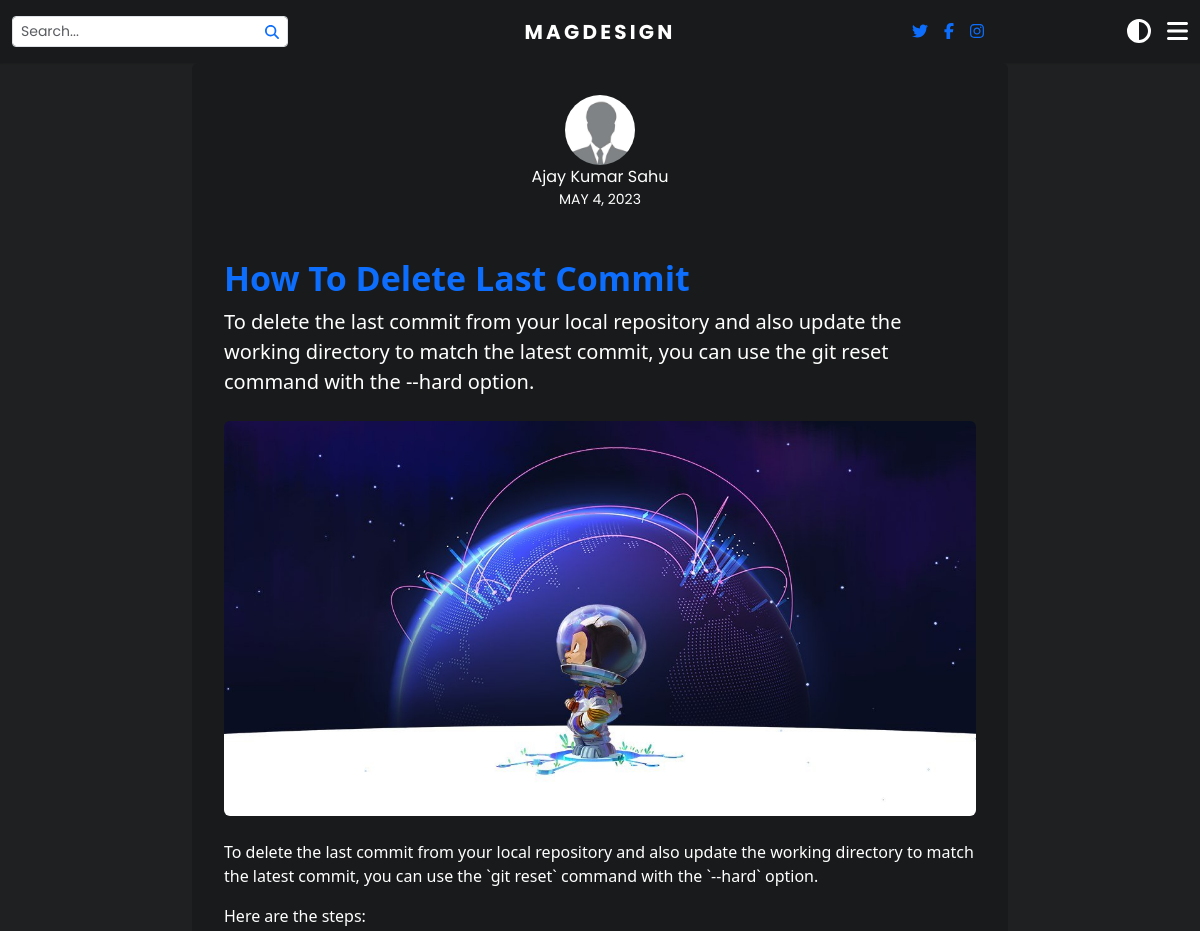
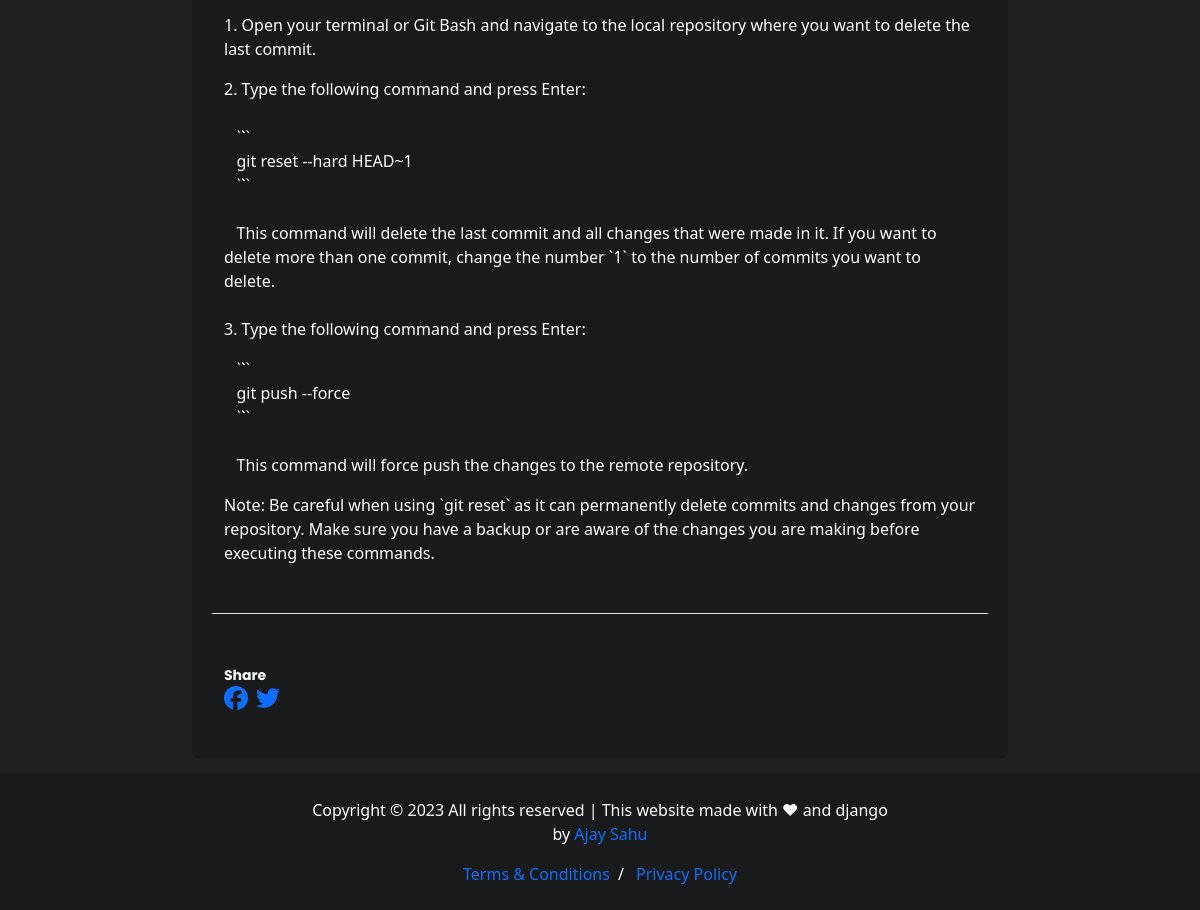
Screenshot of /blog/delete-last-commit with the database file from the repository (2 pictures, top to bottom).
### blog/models.py (models this page shows, shortened)
class Post(models.Model):
    title = models.CharField(max_length=255)
    author = models.ForeignKey(User, on_delete=models.CASCADE)
    category = models.ForeignKey(Category, on_delete=models.PROTECT)
    image = models.ImageField(blank=True, null=True, upload_to=path_and_rename('images/blogThumbnail/').wrapper)
    snippet = models.CharField(max_length=255)
    body = RichTextField(blank=True, null=True)
    slug = models.SlugField(unique=True, blank=True, default="Awsome blog")
    date = models.DateTimeField(auto_now_add=True)
    likes = models.ManyToManyField(User, related_name="blog_post")
    def total_likes(self):
        return self.likes.count()

### blog/views.py (the view, shortened to what this page needs)
# urls.py: path('blog/<slug:slug>', blogPage.as_view(), name='blogPage'),
class blogPage(DetailView):
    model = Post
    template_name = 'blogPage.html'
    def get_context_data(self,*args, **kwargs):
        blog = get_object_or_404(Post, slug=self.kwargs['slug'])
        totalLikes = blog.total_likes()
        allCategory = Category.objects.all()
        liked = False
        if blog.likes.filter(id=self.request.user.id).exists():
            liked = True
        context = super(blogPage,self).get_context_data(*args,**kwargs)
        context['allCategory'] = allCategory
        context['totalLikes'] = totalLikes
        context['liked'] = liked
        return context

### blog/templates/blogPage.html (shortened to what this page needs)
{% extends 'main.html' %}
{% block content %}
{% load static %}
<link rel="stylesheet" href="{% static 'blog/styles/blogPage.css' %}">
<div class="container-fluid p-0">
        <div class="row  mb-3 justify-content-center"">
        <div class="col-md-8 main-body-box ">
      <div class="text-center">
        <img src="{% static 'blog/pic.jpg' %}" alt="Image" class="author-pic img-fluid rounded-circle mx-auto">
      </div>
      <span class="d-block text-center">{{ post.author.get_full_name | title }}</span>
      <span class="date d-block text-center small text-uppercase mb-5">{{ post.date|date:"F j, Y" }}</span>
      <h2 class="heading blog-title">{{ post.title | title }}</h2>
      <p class="lead mb-4 ">{{ post.snippet }}</p>
      {% if post.image %}
      <img class="img-fluid rounded mb-4" src="{{ post.image.url }}" alt="Card image cap">
      {% endif %}
        {{ post.body|safe }}
      <div class="row mt-5 pt-5 border-top">
      <div class="col-12">
        <span class="fw-bold small mb-1">Share</span>
        <ul class="social list-unstyled d-flex gap-2">
          <li><a href="https://www.facebook.com/sharer/sharer.php?u={{ request.get_host }}/blog/{{ post.slug }}" target="_blank"><i class="fa-brands fa-facebook fa-xl"></i></a></li>
          <li><a href="https://twitter.com/share?url={{ request.get_host }}/blog/{{ post.slug }}&text=have a look on this new article on {{ post.title }}" target="_blank"><i class="fa-brands fa-twitter fa-xl"></i></a></li>
        </ul>
      </div>
      </div>
    </div>
  </div>
</div>
{% endblock content %}

### static/blog/styles/main.css (style rules this page uses)
* { padding: 0; margin: 0; box-sizing: border-box; transition: all 150ms linear; }
:root { --grey-300: rgb(212, 212, 212); --bgColor: #1E2021; --fgColor: #181A1B; --textColor: white; --textColor2: #0d6efd; --radius: 0.375rem; --pColor: #ABA398; --header-height: 56px; --header-bg: var(--fgColor); --header-shadow: rgba(0, 0, 0, 0.1); --z-sticky: 100; --site-width: 1280px; --search-box-height: 39px; --main-radius: 0.375rem; --transition-func: cubic-bezier(0.17, 0.67, 0.5, 0.71); --transition-time: 100ms; --transition-props: var(--transition-func) var(--transition-time); --logo-color: white; }
body { background-color: var(--bgColor); color: var(--textColor); }
a { text-decoration: none; }
span { font-family: 'Poppins', sans-serif; }

### static/blog/styles/blogPage.css (style rules this page uses)
.author-pic { width: 70px; }
.main-body-box { background-color: var(--fgColor); padding: 2rem; border-radius: var(--main-radius); }
.blog-title { font-weight: 700; font-size: 34px; color: var(--textColor2); }

### rows the page displays
Post: author.get_full_name "Ajay Kumar Sahu", date "MAY 4, 2023", title "How To Delete Last Commit", snippet "To delete the last commit from your local repository and also update the working directory to match the latest commit, you can use the git reset command with the --hard option.", image (picture), body "To delete the last commit from your local repository and also update the working directory to match the latest commit, you can use the `git reset` command with the `--hard` option. Here are the steps: 1. Open your terminal or Git Bash and navigate to the local repository where you want to delete the last commit. 2. Type the following command and press Enter: ``` git reset --hard HEAD~1 ``` This command will delete the last commit and all changes that were made in it. If you want to delete more than one commit, change the number `1` to the number of commits you want to delete. 3. Type the following command and press Enter: ``` git push --force ``` This command will force push the changes to…"
